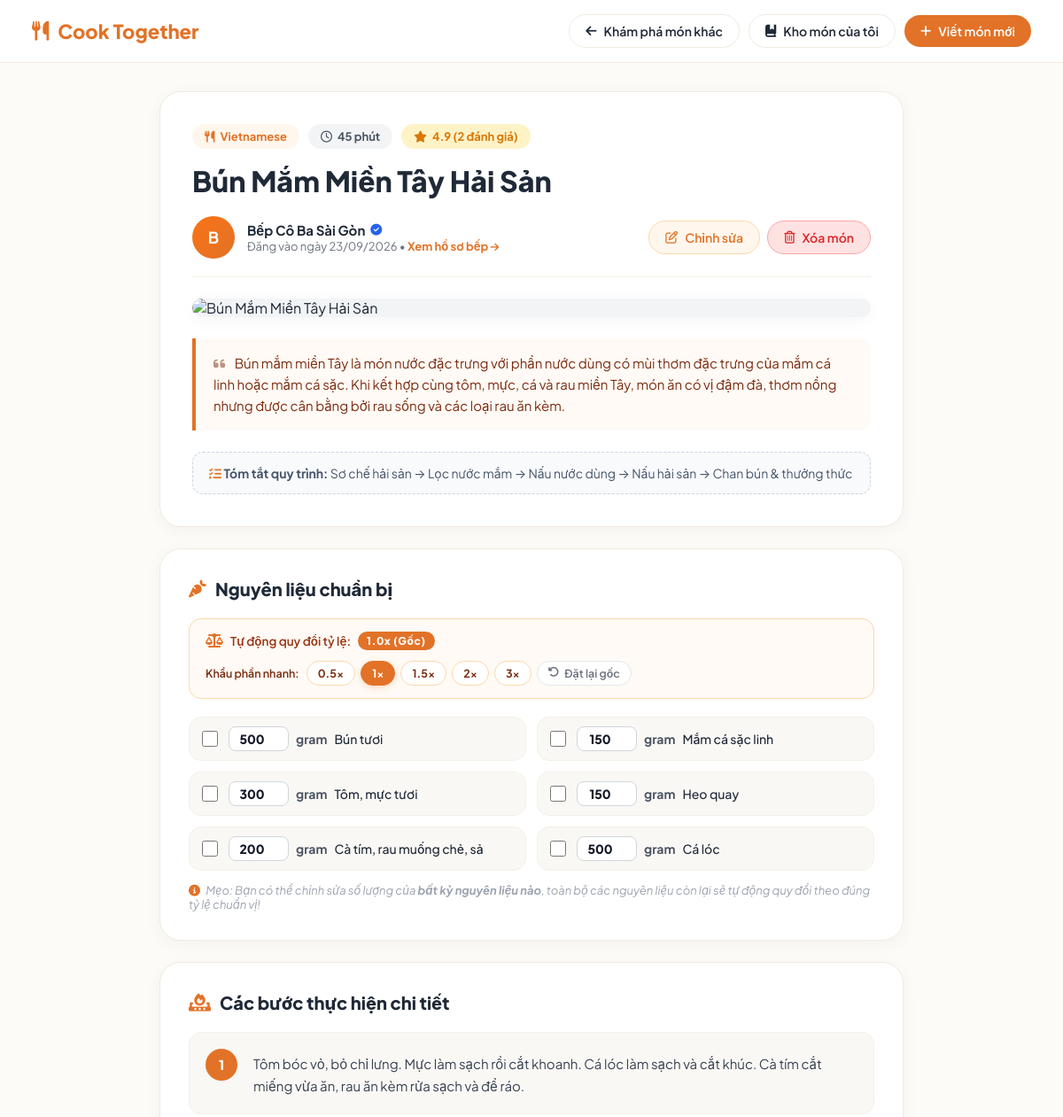
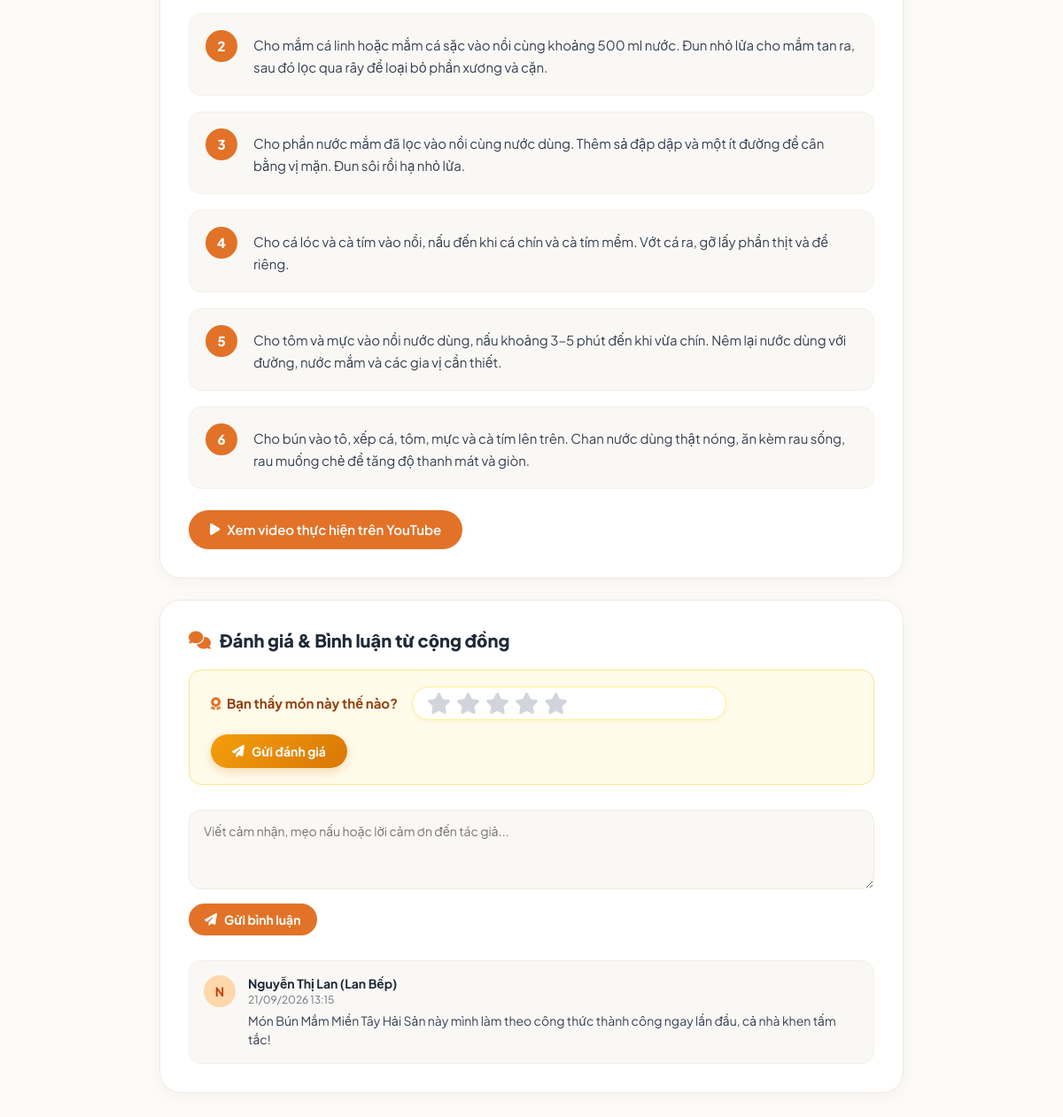
/viewRecipeDetails.php?recipe_id=61 (signed in), run on the app's committed database (2 pictures, top to bottom).
### tables this page shows
CREATE TABLE `recipes` (
  `id` int(11) NOT NULL AUTO_INCREMENT,
  `title` varchar(255) NOT NULL,
  `cooking_time` int(11) NOT NULL,
  `recipe` text NOT NULL,
  `type` varchar(255) NOT NULL,
  `category_id` int(11) NOT NULL,
  `description` text DEFAULT NULL,
  `instructions` text DEFAULT NULL,
  `photo` text DEFAULT NULL,
  `video_link` text DEFAULT NULL,
  `user_id` int(11) NOT NULL,
  `uploaded_at` datetime NOT NULL,
  PRIMARY KEY (`id`),
  KEY `category_id` (`category_id`),
  KEY `user_id` (`user_id`),
  CONSTRAINT `recipes_ibfk_1` FOREIGN KEY (`category_id`) REFERENCES `categories` (`id`),
  CONSTRAINT `recipes_ibfk_2` FOREIGN KEY (`user_id`) REFERENCES `users` (`id`)
);

CREATE TABLE `categories` (
  `id` int(11) NOT NULL AUTO_INCREMENT,
  `category_name` varchar(255) NOT NULL,
  PRIMARY KEY (`id`)
);

CREATE TABLE `users` (
  `id` int(11) NOT NULL AUTO_INCREMENT,
  `name` varchar(255) NOT NULL,
  `email` varchar(255) NOT NULL,
  `password` varchar(255) NOT NULL,
  PRIMARY KEY (`id`)
);

CREATE TABLE `ingredients` (
  `id` int(11) NOT NULL AUTO_INCREMENT,
  `recipe_id` int(11) NOT NULL,
  `ingredient_name` varchar(255) NOT NULL,
  `quantity` decimal(10,2) NOT NULL,
  `unit` varchar(255) NOT NULL,
  PRIMARY KEY (`id`),
  KEY `recipe_id` (`recipe_id`),
  CONSTRAINT `ingredients_ibfk_1` FOREIGN KEY (`recipe_id`) REFERENCES `recipes` (`id`) ON DELETE CASCADE
);

CREATE TABLE `comments` (
  `id` int(11) NOT NULL AUTO_INCREMENT,
  `recipe_id` int(11) NOT NULL,
  `user_id` int(11) NOT NULL,
  `content` text NOT NULL,
  `created_at` datetime NOT NULL,
  PRIMARY KEY (`id`),
  KEY `recipe_id` (`recipe_id`),
  KEY `user_id` (`user_id`),
  CONSTRAINT `comments_ibfk_1` FOREIGN KEY (`recipe_id`) REFERENCES `recipes` (`id`),
  CONSTRAINT `comments_ibfk_2` FOREIGN KEY (`user_id`) REFERENCES `users` (`id`)
);

### viewRecipeDetails.php (the view, shortened to what this page needs)
<?php
$servername = "localhost";
$username = "root";
$password = "";
$dbname = "recipe_sharing_Platform";
$conn = new mysqli($servername, $username, $password, $dbname, 3306);
$conn->set_charset("utf8mb4");
$recipeId = intval($_GET['recipe_id']);
$currentUserId = isset($_SESSION['user_id']) ? intval($_SESSION['user_id']) : 0;
$sql = "SELECT r.*, u.name AS uploader_name, c.category_name,
               AVG(rt.rating) AS avg_rating,
               COUNT(DISTINCT rt.id) AS total_ratings
        FROM recipes r
        JOIN users u ON r.user_id = u.id
        LEFT JOIN categories c ON r.category_id = c.id
        LEFT JOIN ratings rt ON r.id = rt.recipe_id
        WHERE r.id = $recipeId
        GROUP BY r.id";
$result = $conn->query($sql);
$recipe = $result->fetch_assoc();
$avgRating = $recipe['avg_rating'] ? number_format((float)$recipe['avg_rating'], 1) : "5.0";
$photoUrl = !empty($recipe['photo']) ? $recipe['photo'] : 'upload.jpeg';
$isOwner = ($currentUserId > 0 && $currentUserId === intval($recipe['user_id']));
function getYouTubeEmbedUrl($url) {
    return '';
}
$youtubeEmbed = getYouTubeEmbedUrl($recipe['video_link'] ?? '');
?>
<!DOCTYPE html>
<html lang="vi">
<head>
  <link rel="stylesheet" href="https://cdnjs.cloudflare.com/ajax/libs/font-awesome/6.4.0/css/all.min.css" />
  <link rel="stylesheet" href="index52.css?v=<?php echo time(); ?>">
</head>
<body>
  <nav class="recipe-navbar">
    <a href="index3.php" class="brand-link">
      <i class="fa-solid fa-utensils"></i> Cook Together
    </a>
    <div class="nav-actions">
      <a href="index3.php" class="btn-nav">
        <i class="fa-solid fa-arrow-left"></i> Khám phá món khác
      </a>
      <a href="viewUploadedRecipes.php" class="btn-nav">
        <i class="fa-solid fa-book-bookmark"></i> Kho món của tôi
      </a>
      <a href="index4.php" class="btn-nav btn-nav-primary">
        <i class="fa-solid fa-plus"></i> Viết món mới
      </a>
    </div>
  </nav>
  <div class="detail-container">
    <div class="recipe-header-card">
      <div class="recipe-meta-tags">
        <span class="meta-tag tag-category">
          <i class="fa-solid fa-utensils"></i> <?php echo htmlspecialchars($recipe['category_name'] ?? $recipe['type']); ?>
        </span>
        <span class="meta-tag tag-time">
          <i class="fa-regular fa-clock"></i> <?php echo htmlspecialchars($recipe['cooking_time']); ?> phút
        </span>
        <span class="meta-tag tag-rating">
          <i class="fa-solid fa-star"></i> <?php echo $avgRating; ?> (<?php echo $recipe['total_ratings']; ?> đánh giá)
        </span>
      </div>
      <h1 class="recipe-main-title"><?php echo htmlspecialchars($recipe['title']); ?></h1>
      <div class="uploader-info-row">
        <div class="uploader-left" onclick="window.location.href='author.php?user_id=<?php echo $recipe['user_id']; ?>'" style="cursor: pointer;" title="Xem tất cả món của <?php echo htmlspecialchars($recipe['uploader_name']); ?>">
          <div class="uploader-avatar-large">
            <?php echo strtoupper(substr($recipe['uploader_name'], 0, 1)); ?>
          </div>
          <div class="uploader-details">
            <div class="author-name" style="display: flex; align-items: center; gap: 6px;">
              <span><?php echo htmlspecialchars($recipe['uploader_name']); ?></span>
              <i class="fa-solid fa-circle-check" style="color: #2563eb; font-size: 13px;" title="Đầu bếp đã xác minh"></i>
            </div>
            <div class="upload-date">Đăng vào ngày <?php echo date("d/m/Y", strtotime($recipe['uploaded_at'])); ?> • <span style="color: var(--primary); font-weight: 700;">Xem hồ sơ bếp <i class="fa-solid fa-arrow-right" style="font-size: 11px;"></i></span></div>
          </div>
        </div>
        <?php if ($isOwner): ?>
        <div class="owner-actions">
          <a href="edit.php?recipe_id=<?php echo $recipeId; ?>" class="btn-nav" style="background: #fff7ed; border-color: #fed7aa; color: #e27227;">
            <i class="fa-regular fa-pen-to-square"></i> Chỉnh sửa
          </a>
          <button onclick="confirmDelete(<?php echo $recipeId; ?>, '<?php echo addslashes($recipe['title']); ?>')" class="btn-nav btn-nav-danger">
            <i class="fa-regular fa-trash-can"></i> Xóa món
          </button>
        </div>
        <?php endif; ?>
      </div>
      <div class="featured-photo-wrap">
        <img src="<?php echo htmlspecialchars($photoUrl); ?>" alt="<?php echo htmlspecialchars($recipe['title']); ?>" class="featured-photo" onerror="this.src='landing_page.jpg'">
      </div>
      <?php if (!empty($recipe['description'])): ?>
      <div class="recipe-intro-box">
        <i class="fa-solid fa-quote-left" style="margin-right: 8px; opacity: 0.5;"></i>
        <?php echo nl2br(htmlspecialchars($recipe['description'])); ?>
      </div>
      <?php endif; ?>
      <?php if (!empty($recipe['instructions'])): ?>
      <div style="background: #f8fafc; border-radius: 12px; padding: 14px 18px; font-size: 14px; color: #475569; margin-top: 10px; border: 1px dashed #cbd5e1;">
        <strong><i class="fa-solid fa-list-check" style="color: var(--primary);"></i> Tóm tắt quy trình:</strong>
        <?php echo htmlspecialchars($recipe['instructions']); ?>
      </div>
      <?php endif; ?>
    </div>
    <div class="content-card" id="ingredientsCard">
      <h2 class="card-title">
        <i class="fa-solid fa-carrot" style="color: var(--primary);"></i> Nguyên liệu chuẩn bị
      </h2>
      <div class="scaling-toolbar">
        <div class="scaling-info">
          <i class="fa-solid fa-scale-balanced" style="color: var(--primary); font-size: 16px;"></i>
          <span>Tự động quy đổi tỷ lệ:</span>
          <span class="scaling-factor-badge" id="scaleFactorBadge">1.0x (Gốc)</span>
        </div>
        <div class="scaling-actions">
          <span class="scaling-presets-label">Khẩu phần nhanh:</span>
          <button type="button" class="btn-preset-scale" onclick="applyPresetScale(0.5, this)">0.5x</button>
          <button type="button" class="btn-preset-scale active" id="btnScale1x" onclick="applyPresetScale(1.0, this)">1x</button>
          <button type="button" class="btn-preset-scale" onclick="applyPresetScale(1.5, this)">1.5x</button>
          <button type="button" class="btn-preset-scale" onclick="applyPresetScale(2.0, this)">2x</button>
          <button type="button" class="btn-preset-scale" onclick="applyPresetScale(3.0, this)">3x</button>
          <button type="button" class="btn-reset-scale" onclick="resetIngredientScaling()" title="Đặt lại định lượng ban đầu">
            <i class="fa-solid fa-rotate-left"></i> Đặt lại gốc
          </button>
        </div>
      </div>
      <ul class="ingredients-checklist" id="ingredientsList">
        <?php
        $ingredientSql = "SELECT * FROM ingredients WHERE recipe_id = $recipeId";
        $ingredientResult = $conn->query($ingredientSql);
        if ($ingredientResult && $ingredientResult->num_rows > 0) {
            $ingIndex = 0;
            while ($ing = $ingredientResult->fetch_assoc()) {
                $qty = (float)$ing['quantity'];
                $unit = htmlspecialchars($ing['unit']);
                $name = htmlspecialchars($ing['ingredient_name']);
                $ingId = intval($ing['id']);
                echo "
                <li class='ingredient-item' onclick='toggleIngredient(this, event)'>
                  <input type='checkbox' onclick='event.stopPropagation()'>
                  <div class='ingredient-content-wrap'>
                    <input type='number' step='any' min='0.001'
                           class='qty-input'
                           id='ing_qty_{$ingIndex}'
                           data-id='{$ingId}'
                           data-base-amount='{$qty}'
                           value='{$qty}'
                           onclick='event.stopPropagation()'
                           onfocus='this.select()'
                           oninput='handleIngredientChange(this)'>
                    <span class='ing-unit'>{$unit}</span>
                    <span class='ing-name'>{$name}</span>
                  </div>
                </li>";
                $ingIndex++;
            }
        } else {
            echo "<p style='color: #9ca3af;'>Chưa có thông tin nguyên liệu chi tiết.</p>";
        }
        ?>
      </ul>
      <p style="margin-top: 14px; font-size: 13px; color: #9ca3af; font-style: italic;">
        <i class="fa-solid fa-circle-info" style="color: var(--primary); margin-right: 4px;"></i>
        Mẹo: Bạn có thể chỉnh sửa số lượng của <strong>bất kỳ nguyên liệu nào</strong>, toàn bộ các nguyên liệu còn lại sẽ tự động quy đổi theo đúng tỷ lệ chuẩn vị!
      </p>
    </div>
    <div class="content-card">
      <h2 class="card-title">
        <i class="fa-solid fa-fire-burner" style="color: var(--primary);"></i> Các bước thực hiện chi tiết
      </h2>
      <div class="instructions-steps-list">
        <?php
        $rawSteps = explode("\n", str_replace(["\r\n", "\r"], "\n", $recipe['recipe']));
        $stepIndex = 1;
        foreach ($rawSteps as $st) {
            $stTrim = trim($st);
            $cleanSt = preg_replace('/^(Bước\s*\d+[:.]?|\d+[.:])\s*/iu', '', $stTrim);
            echo "
            <div class='step-item-card'>
              <div class='step-badge'>{$stepIndex}</div>
              <div class='step-content'>".nl2br(htmlspecialchars($cleanSt))."</div>
            </div>";
            $stepIndex++;
        }
        ?>
      </div>
      <?php if (!empty($youtubeEmbed)): ?>
      <div style="margin-top: 28px;">
        <h3 style="font-size: 16px; margin-bottom: 12px; font-weight: 700; color: var(--text-main);">
          <i class="fa-brands fa-youtube" style="color: #ef4444;"></i> Video hướng dẫn trực tiếp
        </h3>
        <div class="video-frame-wrap">
          <iframe src="<?php echo htmlspecialchars($youtubeEmbed); ?>" allow="accelerometer; autoplay; clipboard-write; encrypted-media; gyroscope; picture-in-picture" allowfullscreen></iframe>
        </div>
      </div>
      <?php elseif (!empty($recipe['video_link'])): ?>
      <div style="margin-top: 24px;">
        <a href="<?php echo htmlspecialchars($recipe['video_link']); ?>" target="_blank" class="btn-nav btn-nav-primary" style="padding: 12px 24px; font-size: 15px;">
          <i class="fa-solid fa-play"></i> Xem video thực hiện trên YouTube
        </a>
      </div>
      <?php endif; ?>
    </div>
    <div class="content-card">
      <h2 class="card-title">
        <i class="fa-solid fa-comments" style="color: var(--primary);"></i> Đánh giá & Bình luận từ cộng đồng
      </h2>
      <div class="interactive-rating-box">
        <div class="rating-left-group">
          <span class="rating-prompt"><i class="fa-solid fa-award" style="color: var(--primary); margin-right: 4px;"></i> Bạn thấy món này thế nào?</span>
          <div class="stars-picker-wrap" id="starsPickerWrap" onmouseleave="onStarMouseLeave()">
            <div class="stars-icons-row" id="starsIconsRow">
              <i class="fa-solid fa-star star-item" data-val="1" onmouseenter="onStarHover(1)" onclick="onStarClick(1)"></i>
              <i class="fa-solid fa-star star-item" data-val="2" onmouseenter="onStarHover(2)" onclick="onStarClick(2)"></i>
              <i class="fa-solid fa-star star-item" data-val="3" onmouseenter="onStarHover(3)" onclick="onStarClick(3)"></i>
              <i class="fa-solid fa-star star-item" data-val="4" onmouseenter="onStarHover(4)" onclick="onStarClick(4)"></i>
              <i class="fa-solid fa-star star-item" data-val="5" onmouseenter="onStarHover(5)" onclick="onStarClick(5)"></i>
            </div>
          </div>
        </div>
        <button type="button" class="btn-rate" id="btnSubmitRating" onclick="submitRating()">
          <i class="fa-solid fa-paper-plane"></i> Gửi đánh giá
        </button>
      </div>
      <div class="comment-form">
        <textarea id="commentContent" class="comment-textarea" placeholder="Viết cảm nhận, mẹo nấu hoặc lời cảm ơn đến tác giả..."></textarea>
        <button type="button" class="btn-nav btn-nav-primary" style="font-weight: 700;" onclick="submitComment()">
          <i class="fa-solid fa-paper-plane"></i> Gửi bình luận
        </button>
      </div>
      <div class="comments-list" id="commentsList">
        <?php
        $commentsSql = "SELECT c.*, u.name AS commenter_name
                        FROM comments c
                        JOIN users u ON c.user_id = u.id
                        WHERE c.recipe_id = $recipeId
                        ORDER BY c.created_at DESC";
        $commentsResult = $conn->query($commentsSql);
        if ($commentsResult && $commentsResult->num_rows > 0) {
            while ($comment = $commentsResult->fetch_assoc()) {
                $author = htmlspecialchars($comment['commenter_name'] ?? 'Ẩn danh');
                $rawContent = $comment['content'] ?? $comment['comment'] ?? '';
                $commentText = nl2br(htmlspecialchars($rawContent));
                $time = !empty($comment['created_at']) ? date("d/m/Y H:i", strtotime($comment['created_at'])) : '';
                $initial = strtoupper(substr($author, 0, 1));
                echo "
                <div class='comment-item'>
                  <div class='comment-avatar'>{$initial}</div>
                  <div class='comment-content-wrap'>
                    <div class='comment-author'>{$author}</div>
                    <div class='comment-time'>{$time}</div>
                    <div class='comment-text'>{$commentText}</div>
                  </div>
                </div>";
            }
        } else {
            echo "<p style='color: #9ca3af; text-align: center; padding: 20px;'>Chưa có bình luận nào. Hãy là người đầu tiên chia sẻ cảm nghĩ nhé!</p>";
        }
        ?>
      </div>
    </div>
  </div>
</body>
</html>

### data on the page
recipes: category.category_name "Vietnamese", cooking_time "45", title "Bún Mắm Miền Tây Hải Sản", user.name "B", user.name "Bếp Cô Ba Sài Gòn", uploaded_at "23/09/2026", description "Bún mắm miền Tây là món nước đặc trưng với phần nước dùng có mùi thơm đặc trưng của mắm cá linh hoặc mắm cá sặc. Khi kết hợp cùng tôm, mực, cá và rau miền Tây, món ăn có vị đậm đà, thơm nồng nhưng được cân bằng bởi rau sống và các loại rau ăn kèm.", instructions "Sơ chế hải sản → Lọc nước mắm → Nấu nước dùng → Nấu hải sản → Chan bún & thưởng thức", recipe "Tôm bóc vỏ, bỏ chỉ lưng. Mực làm sạch rồi cắt khoanh. Cá lóc làm sạch và cắt khúc. Cà tím cắt miếng vừa ăn, rau ăn kèm rửa sạch và để ráo.", recipe "Cho mắm cá linh hoặc mắm cá sặc vào nồi cùng khoảng 500 ml nước. Đun nhỏ lửa cho mắm tan ra, sau đó lọc qua rây để loại bỏ phần xương và cặn.", recipe "Cho phần nước mắm đã lọc vào nồi cùng nước dùng. Thêm sả đập dập và một ít đường để cân bằng vị mặn. Đun sôi rồi hạ nhỏ lửa.", recipe "Cho cá lóc và cà tím vào nồi, nấu đến khi cá chín và cà tím mềm. Vớt cá ra, gỡ lấy phần thịt và để riêng.", recipe "Cho tôm và mực vào nồi nước dùng, nấu khoảng 3–5 phút đến khi vừa chín. Nêm lại nước dùng với đường, nước mắm và các gia vị cần thiết.", recipe "Cho bún vào tô, xếp cá, tôm, mực và cà tím lên trên. Chan nước dùng thật nóng, ăn kèm rau sống, rau muống chẻ để tăng độ thanh mát và giòn."
ingredients: id+quantity "500", unit "gram", ingredient_name "Bún tươi"
ingredients: id+quantity "150", unit "gram", ingredient_name "Mắm cá sặc linh"
ingredients: id+quantity "300", unit "gram", ingredient_name "Tôm, mực tươi"
ingredients: id+quantity "150", unit "gram", ingredient_name "Heo quay"
ingredients: id+quantity "200", unit "gram", ingredient_name "Cà tím, rau muống chẻ, sả"
ingredients: id+quantity "500", unit "gram", ingredient_name "Cá lóc"
comments: user.name "N", user.name "Nguyễn Thị Lan (Lan Bếp)", created_at "21/09/2026 13:15", content "Món Bún Mắm Miền Tây Hải Sản này mình làm theo công thức thành công ngay lần đầu, cả nhà khen tấm tắc!"

### other printed values
$avgRating "4.9"
$recipe['total_ratings'] "2"
